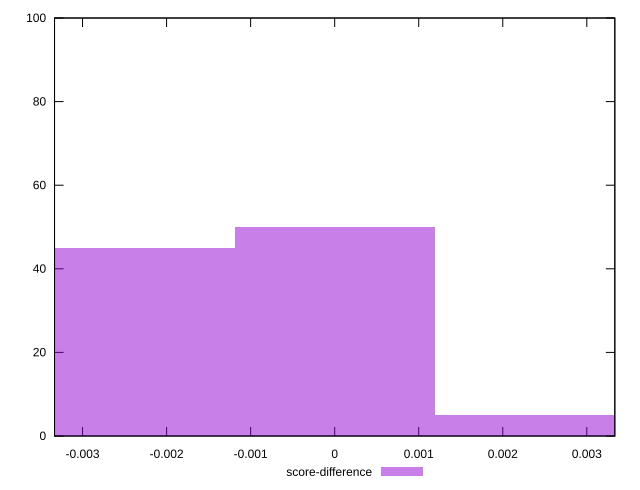

Reproduce this figure in gnuplot.
reset

$scoreDifference <<EOF
0 50
0.0023778101527590005 5
-0.0023778101527590005 45
EOF

set key outside below
set boxwidth 0.0023778101527590005
set xrange [-0.0033333333333332993:0.0033333333333332993]
set yrange [0:100]
set trange [0:100]
set style fill transparent solid 0.5 noborder
set terminal svg size 640, 490 enhanced background rgb 'white'
set output "reprap/render-blocking-resources/samples/pages+cached+noexternal+nojs/score-difference/histogram.svg"

plot $scoreDifference title "score-difference" with boxes

reset
